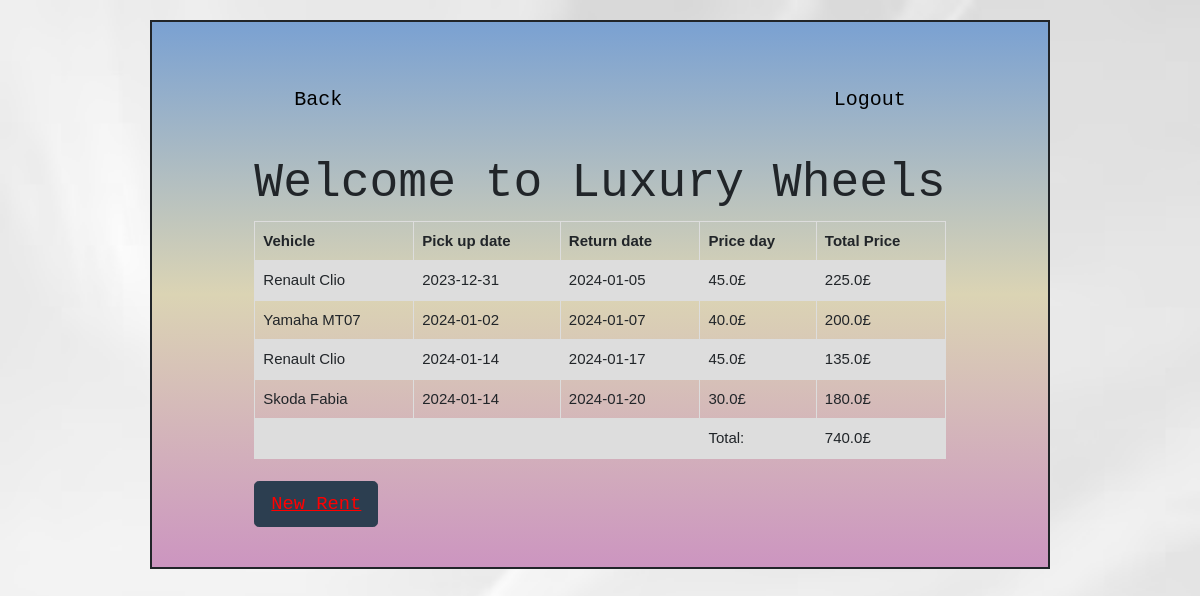
Screenshot of /my_rentals/ (signed in) with the database file from the repository.
### models.py (models this page shows, shortened)
class Rent(db.Model):
    __tablename__ = "rents"
    id = db.Column(db.Integer,primary_key=True,nullable=False)
    client_id = db.Column(db.Integer,db.ForeignKey("clients.id"), nullable=False)
    vehicle_id = db.Column(db.Integer,db.ForeignKey("vehicles.id"), nullable=False)
    pick_up_date = db.Column(db.Date, nullable=False)
    return_date = db.Column(db.Date, nullable=False)
    price_day = db.Column(db.Float,nullable=False)
    status_rent = db.Column(db.Boolean,nullable=False)
    total_price = db.Column(db.Float,nullable=False)

class Vehicle(db.Model):
    __tablename__ = "vehicles"
    id = db.Column(db.Integer, primary_key=True,nullable=False)
    type_id = db.Column(db.Integer,db.ForeignKey("vehicle_types.id"),nullable=False)
    name = db.Column(db.String(100),nullable=False)
    status = db.Column(db.Boolean,nullable=False)
    service = db.Column(db.Integer, nullable=False)
    date_service = db.Column(db.Date)
    iva = db.Column(db.Date, nullable=False)
    next_iva = db.Column(db.Date, nullable=False)
    price_day = db.Column(db.Integer,nullable=False)
    category_id = db.Column(db.Integer,db.ForeignKey("categories.id"), nullable=False)
    image_car = db.Column(db.String(100), nullable=False)

### app.py (the view)
@app.route('/my_rentals/')
def my_rentals():
    clients_login = session.get('clients_id')
    rents = db.session.query(Rent, Vehicle).join(Rent).filter(Rent.client_id == clients_login).all()
    total = 0
    total_list = list()
    for sum in rents:
        total += sum[0].total_price
    total_list.append(total)
    return render_template("my_rentals.html",rents=rents,total=total,total_list=total_list)

### templates/my_rentals.html (shortened to what this page needs)
{% extends 'base.html' %}
{% block info %}
        <div id="header">
            <div id="home">
                <a  href="{{url_for('rent_car')}}" style="color:black"> Back</a>
            </div>
            <div id="admin">
                <a  href="{{url_for('page_index')}}" style="color:black"> Logout</a>
            </div>
        </div>
        <div class="form-group">
            <h1 style="text-align: center">Welcome to Luxury Wheels</h1>
            <table>
                <tr>
                <th>Vehicle</th>
                <th>Pick up date</th>
                <th>Return date</th>
                <th>Price day</th>
                <th>Total Price</th>
                </tr>
                {% for rent,vehicle in rents %}
                <tr>
                <td>{{vehicle.name}}</td>
                <td>{{rent.pick_up_date}}</td>
                <td>{{rent.return_date}}</td>
                <td>{{rent.price_day}}£</td>
                <td>{{rent.total_price}}£</td>
                </tr>
                    {% endfor %}
                {% for value in total_list %}
                <tr>
                <td></td>
                <td></td>
                <td></td>
                <td>Total:</td>
                <td>{{value}}£</td>
                </tr>
                    {% endfor %}
            </table>
                <br>
                <a  href="{{url_for('rent_car')}}" style="color:red"class="btn btn-primary btn-lg"><u>New Rent</u></a>
            </div>
        </div>
{% endblock %}

### templates/base.html (shortened to what this page needs)
<!DOCTYPE html>
<html lang="en">
<head>
        <link rel="stylesheet" href="https://cdn.jsdelivr.net/npm/bootswatch@4.5.2/dist/flatly/bootstrap.min.css"
>
    <link rel="stylesheet" href="{{ url_for('static', filename='main.css') }}">
</head>
<body>
 <div class="container">
{% block info %}
{% endblock %}
</body>
</html>

### static/main.css (style rules this page uses)
body { background: #ECE9E6; background: -webkit-linear-gradient(to right, #FFFFFF, #ECE9E6); background: linear-gradient(to right, #FFFFFF, #ECE9E6); padding:20px; display: flex; justify-content: center; background-image : url("../static/img/abstract-white-background.png" ); background-size: cover; }
.container { display:grid; justify-content: center; border: 2px solid; padding:2%; width: 900px; background: #CC95C0; background: -webkit-linear-gradient(to bottom, #7AA1D2, #DBD4B4, #CC95C0); background: linear-gradient(to bottom, #7AA1D2, #DBD4B4, #CC95C0); font-family: 'Bungee Spice', sans-serif; font-family: 'Roboto Mono', monospace; }
#header { padding: 40px; }
#home { font-size: 20px; float:left; font-family: 'Bungee Spice', sans-serif; font-family: 'Roboto Mono', monospace; }
#admin { float: right; font-family: 'Bungee Spice', sans-serif; font-family: 'Roboto Mono', monospace; font-size: 20px; }
table { font-family: arial, sans-serif; border-collapse: collapse; width: 100%; }
td, th { border: 1px solid #dddddd; text-align: left; padding: 8px; }
tr:nth-child(even) { background-color: #dddddd; }

### rows the page displays
Rent: name "Renault Clio", pick_up_date "2023-12-31", return_date "2024-01-05", price_day "45.0", total_price "225.0"
Rent: name "Yamaha MT07", pick_up_date "2024-01-02", return_date "2024-01-07", price_day "40.0", total_price "200.0"
Rent: name "Renault Clio", pick_up_date "2024-01-14", return_date "2024-01-17", price_day "45.0", total_price "135.0"
Rent: name "Skoda Fabia", pick_up_date "2024-01-14", return_date "2024-01-20", price_day "30.0", total_price "180.0"

### other values shown
{{ value }} "740.0"
